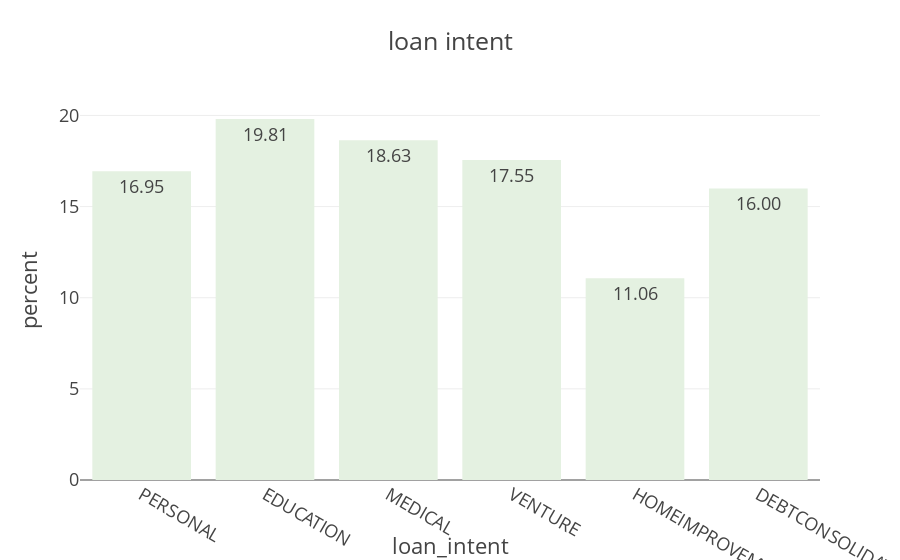

Notebook code for this chart:
### Markdown cell above
Observations: Loan Grade A and B comprises of 65.2% of total

### Code cell
fig=px.histogram(data, x = 'loan_intent',histnorm = 'percent', text_auto = '.2f',template = 'presentation', title = 'loan intent',color_discrete_sequence=px.colors.sequential.Mint)
fig.update_layout()
fig.show()

### Figure 1 — Plotly figure (JSON) as saved in the notebook; plotly's stock layout.template omitted (floating-point values rounded to 4 significant figures; data arrays with more than 128 entries replaced by an {"elided": "..."} marker saying what was removed)
{"data": [{"alignmentgroup": "True", "bingroup": "x", "histnorm": "percent", "hovertemplate": "loan_intent=%{x}<br>percent=%{y}<extra></extra>", "legendgroup": "", "marker": {"color": "rgb(228, 241, 225)", "pattern": {"shape": ""}}, "name": "", "offsetgroup": "", "orientation": "v", "showlegend": false, "texttemplate": "%{value:.2f}", "type": "histogram", "x": {"elided": "32581 str values"}, "xaxis": "x", "yaxis": "y"}], "layout": {"barmode": "relative", "legend": {"tracegroupgap": 0}, "title": {"text": "loan intent"}, "xaxis": {"anchor": "y", "domain": [0, 1], "title": {"text": "loan_intent"}}, "yaxis": {"anchor": "x", "domain": [0, 1], "title": {"text": "percent"}}}}
